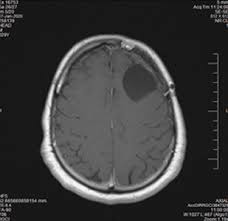
#> input picture testimages/image5.jpg, 228 x 221 px, found by its file name
$ python Detetction.py
#> lines starting #> are read from the running program, lines starting #| are printed output that depends on the picture
import cv2
import imutils
import numpy as np
from AMF import AdaptiveMedianFilter
from BCET import BalanceContrastEnhancementTechnique
#from FuzzyClustering import FCM
def read():
    image = cv2.imread('images/image5.jpg')  # READ THE INPUT IMAGE
#> image is the input picture: shape (221, 228, 3); mean B, G, R 58.4, 58.4, 58.4
    image=cv2.resize(image,(256, 256),interpolation=cv2.INTER_AREA)
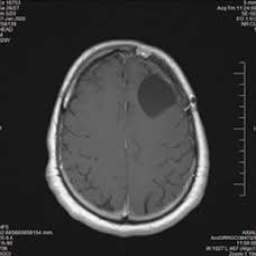
#> image: shape (256, 256, 3); mean B, G, R 58.3, 58.3, 58.3
    print(image.shape)
#| (256, 256, 3)
    cv2.imwrite('images/resize.jpg',image)
    #cv2.imshow("img",image)
    #cv2.waitKey(0)

    gray_image = cv2.cvtColor(image, cv2.COLOR_BGR2GRAY)
    print(gray_image.shape)
#| (256, 256)

    # Adaptive Median Filter
    #image_amf = AdaptiveMedianFilter(gray_image)

    # Balance Contrast Enhancement Technique
    #image_bcet=BalanceContrastEnhancementTechnique(gray_image)

    # Otsu's thresholding
    #ret2, th2 = cv2.threshold(image_bcet, 200, 255, cv2.THRESH_BINARY + cv2.THRESH_OTSU)
    #cv2.imwrite('images/OTSU.jpg', th2.astype(np.uint8))

    #Fuzzy C-means
    #FCM(image_amf)


read()

$ run again, with testimages/image2.jpg copied over testimages/image5.jpg
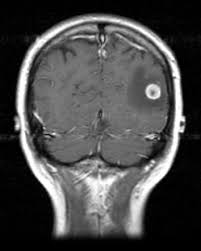
#> input picture testimages/image2.jpg, 201 x 251 px, found by its file name
#> in read, image is the input picture: shape (251, 201, 3); min 0, max 255, mean 72.4
#> in read, `image=cv2.resize(image,(256, 256),interpolation=cv2.INTER_AREA)`:
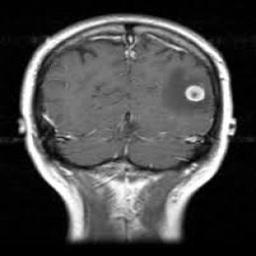
#> image: shape (256, 256, 3); min 0, max 255, mean 72.4
#| (256, 256, 3)
#| (256, 256)

$ run again, with testimages/image3.jpg copied over testimages/image5.jpg
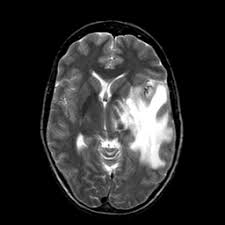
#> input picture testimages/image3.jpg, 225 x 225 px, found by its file name
#> in read, image is the input picture: shape (225, 225, 3); min 0, max 255, mean 43.7
#> in read, `image=cv2.resize(image,(256, 256),interpolation=cv2.INTER_AREA)`:
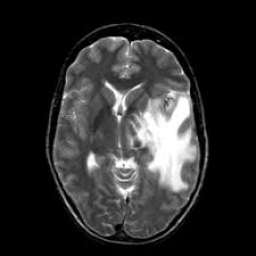
#> image: shape (256, 256, 3); min 0, max 255, mean 43.7
#| (256, 256, 3)
#| (256, 256)

$ run again, with testimages/image4.jpg copied over testimages/image5.jpg
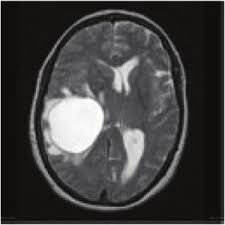
#> input picture testimages/image4.jpg, 225 x 225 px, found by its file name
#> in read, image is the input picture: shape (225, 225, 3); mean B, G, R 64.7, 65, 65.5
#> in read, `image=cv2.resize(image,(256, 256),interpolation=cv2.INTER_AREA)`:
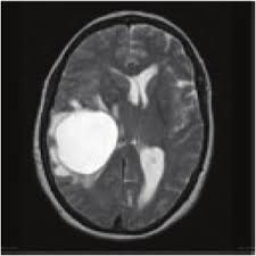
#> image: shape (256, 256, 3); mean B, G, R 64.6, 64.9, 65.5
#| (256, 256, 3)
#| (256, 256)
